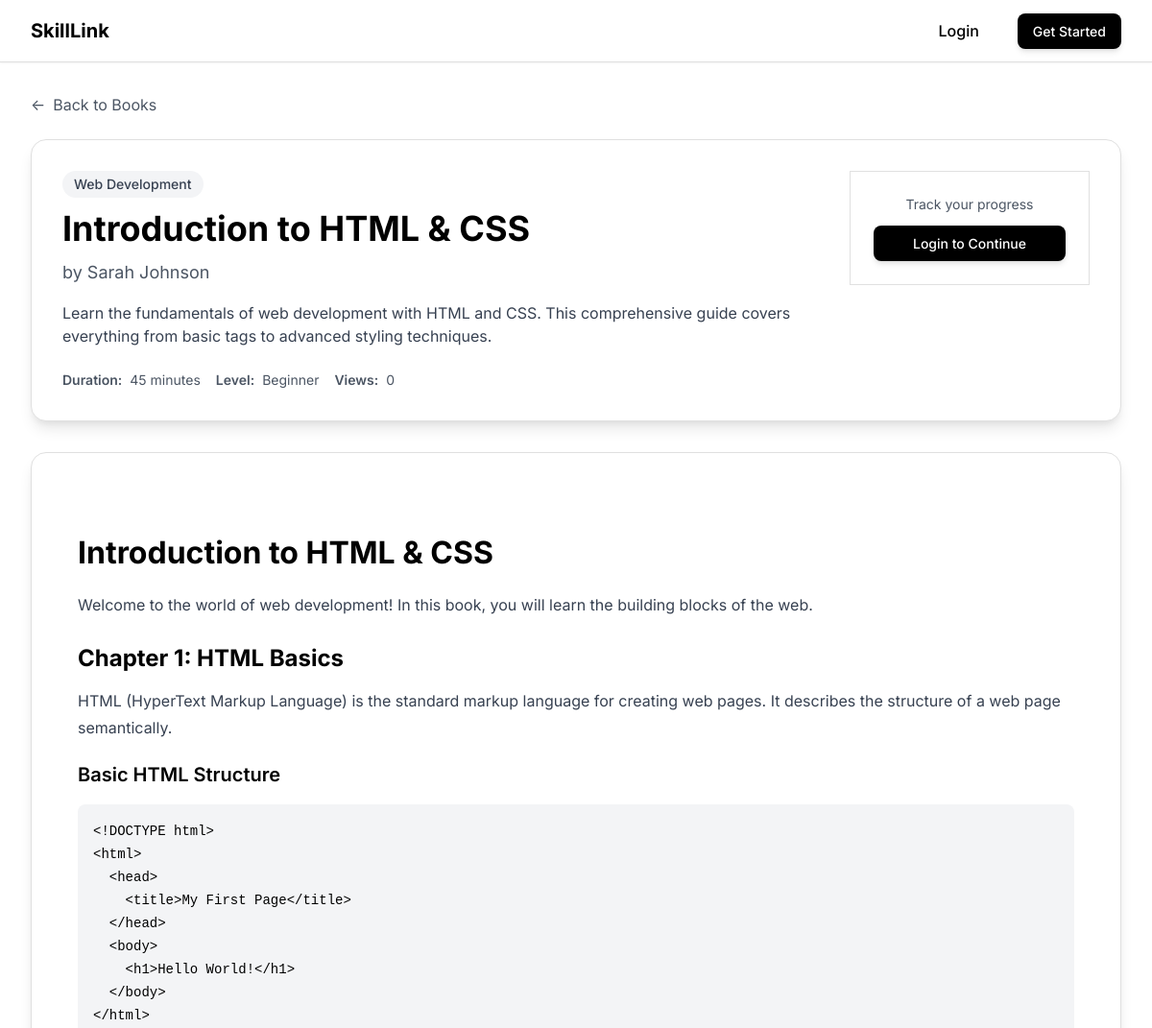
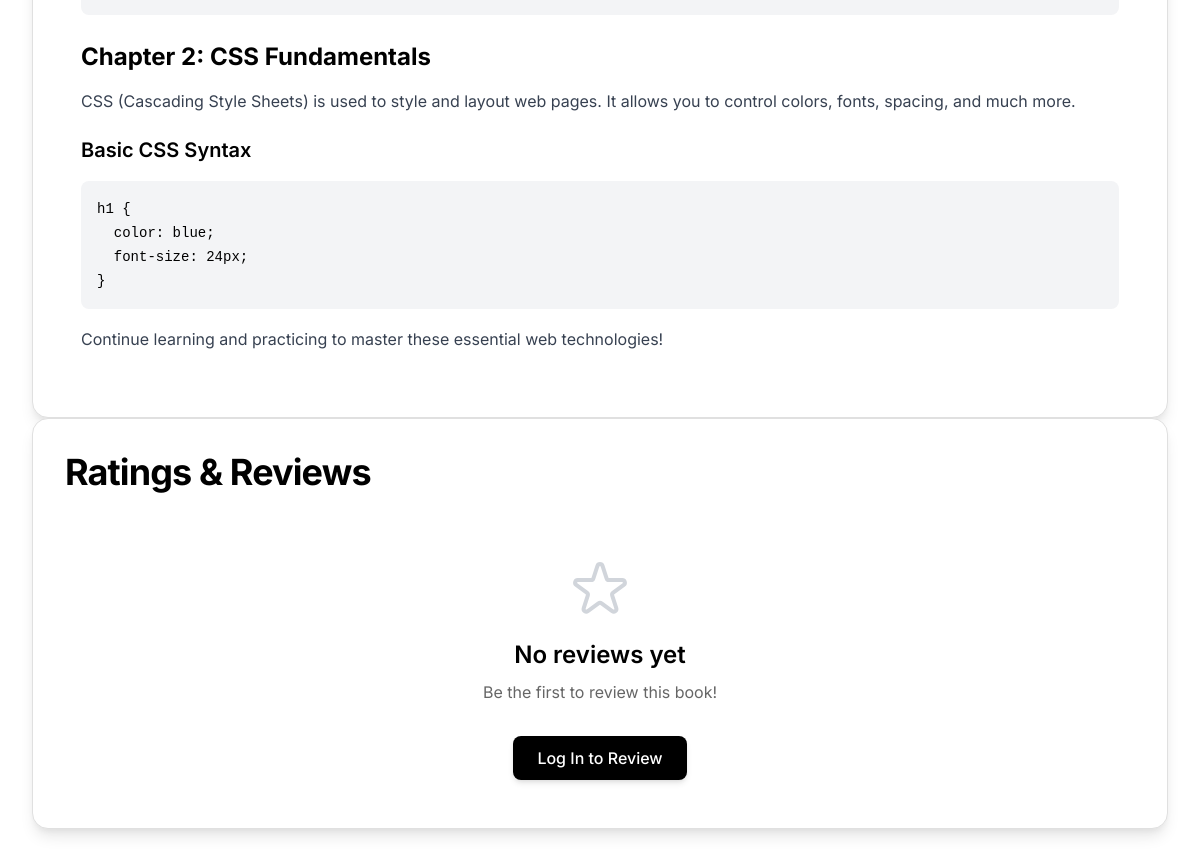
Page /book.php?id=1 on the committed database (2 pictures, top to bottom).
### tables this page shows
CREATE TABLE IF NOT EXISTS books (
    id INT AUTO_INCREMENT PRIMARY KEY,
    title VARCHAR(255) NOT NULL,
    description TEXT,
    content LONGTEXT,
    author VARCHAR(100),
    category_id INT,
    cover_image VARCHAR(255) DEFAULT NULL,
    difficulty_level ENUM('beginner', 'intermediate', 'advanced') DEFAULT 'beginner',
    estimated_duration INT DEFAULT 30 COMMENT 'Estimated reading time in minutes',
    is_featured BOOLEAN DEFAULT FALSE,
    views_count INT DEFAULT 0,
    created_at TIMESTAMP DEFAULT CURRENT_TIMESTAMP,
    updated_at TIMESTAMP DEFAULT CURRENT_TIMESTAMP ON UPDATE CURRENT_TIMESTAMP,
    FOREIGN KEY (category_id) REFERENCES categories(id) ON DELETE SET NULL,
    INDEX idx_category (category_id),
    INDEX idx_difficulty (difficulty_level),
    INDEX idx_featured (is_featured),
    INDEX idx_created (created_at)
);

CREATE TABLE IF NOT EXISTS categories (
    id INT AUTO_INCREMENT PRIMARY KEY,
    name VARCHAR(100) NOT NULL UNIQUE,
    slug VARCHAR(100) NOT NULL UNIQUE,
    description TEXT,
    icon VARCHAR(50) DEFAULT 'book',
    created_at TIMESTAMP DEFAULT CURRENT_TIMESTAMP,
    INDEX idx_slug (slug)
);

### src/controllers/BookController.php (called while the page is built, shortened)
<?php
require_once __DIR__ . '/../models/Book.php';
class BookController
{
    private $bookModel;
    public function __construct($pdo) {
        $this->bookModel = new Book($pdo);
    }
    public function getBook($bookId, $userId = null) {
        $book = $this->bookModel->getById($bookId);
        return $book;
    }
    public function trackView($bookId, $userId = null) {
        $this->bookModel->incrementViews($bookId);
    }
}

### src/models/Book.php (called while the page is built, shortened)
<?php
class Book
{
    private $pdo;
    public function __construct($pdo) {
        $this->pdo = $pdo;
    }
    public function getById($id) {
        $sql = "SELECT b.*, c.name as category_name, c.slug as category_slug
                FROM books b
                LEFT JOIN categories c ON b.category_id = c.id
                WHERE b.id = :id
                LIMIT 1";
        $stmt = $this->pdo->prepare($sql);
        $stmt->execute([':id' => $id]);
        return $stmt->fetch();
    }
}

### public/book.php (the view, shortened to what this page needs)
<?php
require_once '../src/config/database.php';
require_once '../src/controllers/BookController.php';
$bookId = intval($_GET['id']);
$userId = isset($_SESSION['user_id']) ? $_SESSION['user_id'] : null;
$bookController = new BookController($pdo);
$book = $bookController->getBook($bookId, $userId);
require_once '../src/includes/header.php';
?>
<div class="min-h-screen bg-white">
    <div class="container-custom py-8">
        <div class="mb-6 animate-fade-in">
            <a href="books.php" class="inline-flex items-center text-gray-600 hover:text-black transition-colors">
                <span class="mr-2">←</span> Back to Books
            </a>
        </div>
        <div class="mb-8 animate-slide-up" style="animation-delay: 50ms;">
            <div class="card p-8">
                <div class="flex flex-col md:flex-row md:items-start md:justify-between gap-6">
                    <div class="flex-1">
                        <?php if ($book['category_name']): ?>
                            <div class="mb-3">
                                <span class="inline-block px-3 py-1 bg-gray-100 text-gray-700 text-sm font-medium rounded-full">
                                    <?php echo htmlspecialchars($book['category_name']); ?>
                                </span>
                            </div>
                        <?php endif; ?>
                        <h1 class="text-4xl font-bold text-black mb-3">
                            <?php echo htmlspecialchars($book['title']); ?>
                        </h1>
                        <?php if ($book['author']): ?>
                            <p class="text-lg text-gray-600 mb-4">
                                by <?php echo htmlspecialchars($book['author']); ?>
                            </p>
                        <?php endif; ?>
                        <p class="text-gray-700 mb-6">
                            <?php echo htmlspecialchars($book['description']); ?>
                        </p>
                        <div class="flex flex-wrap gap-4 text-sm text-gray-600">
                            <div class="flex items-center gap-2">
                                <span class="font-semibold">Duration:</span>
                                <span><?php echo $book['estimated_duration']; ?> minutes</span>
                            </div>
                            <div class="flex items-center gap-2">
                                <span class="font-semibold">Level:</span>
                                <span class="capitalize"><?php echo htmlspecialchars($book['difficulty_level']); ?></span>
                            </div>
                            <div class="flex items-center gap-2">
                                <span class="font-semibold">Views:</span>
                                <span><?php echo number_format($book['views_count']); ?></span>
                            </div>
                        </div>
                    </div>
                    <?php if ($userId && isset($book['user_progress'])): ?>
                        <div class="card-flat p-6 min-w-[250px]">
                            <h3 class="font-semibold text-black mb-3">Your Progress</h3>
                            <div class="mb-3">
                                <div class="flex justify-between text-sm mb-1">
                                    <span class="text-gray-600">Progress</span>
                                    <span class="font-semibold text-black">
                                        <?php echo round($book['user_progress']['progress_percentage']); ?>%
                                    </span>
                                </div>
                                <div class="w-full bg-gray-200 rounded-full h-2">
                                    <div class="bg-black h-2 rounded-full transition-all"
                                         style="width: <?php echo $book['user_progress']['progress_percentage']; ?>%">
                                    </div>
                                </div>
                            </div>
                            <p class="text-xs text-gray-500 capitalize">
                                Status: <?php echo str_replace('_', ' ', $book['user_progress']['status']); ?>
                            </p>
                        </div>
                    <?php elseif (!$userId): ?>
                        <div class="card-flat p-6 min-w-[250px] text-center">
                            <p class="text-sm text-gray-600 mb-3">Track your progress</p>
                            <a href="login.php" class="btn btn-primary btn-sm w-full">Login to Continue</a>
                        </div>
                    <?php endif; ?>
                </div>
            </div>
        </div>
        <div class="animate-slide-up" style="animation-delay: 100ms;">
            <div class="card p-8 md:p-12">
                <div class="prose prose-lg max-w-none">
                    <?php echo $book['content']; ?>
                </div>
            </div>
        </div>
        <?php require_once '../src/includes/components/review-section.php'; ?>
    </div>
</div>
<?php require_once '../src/includes/footer.php'; ?>

### public/assets/css/variables.css (style rules this page uses)
:root { --color-primary: #000000; --color-primary-light: #333333; --color-secondary: #000000; --color-success: #10b981; --color-danger: #dc2626; --color-warning: #f59e0b; --color-info: #3b82f6; --color-bg-primary: #FFFFFF; --color-bg-secondary: #FAFAFA; --color-bg-tertiary: #F5F5F5; --color-text-primary: #000000; --color-text-secondary: #666666; --color-text-tertiary: #999999; --color-text-muted: #666666; --color-border: #E0E0E0; --color-border-light: #F0F0F0; --color-border-dark: #D0D0D0; --gradient-primary: linear-gradient(135deg, #000000 0%, #333333 100%); --gradient-secondary: linear-gradient(135deg, #000000 0%, #333333 100%); --gradient-hero: linear-gradient(180deg, #FFFFFF 0%, #FAFAFA 100%); --gradient-card: linear-gradient(135deg, rgba(255,255,255,0.9) 0%, rgba(255,255,255,0.6) 100%); --shadow-xs: 0 1px 2px 0 rgba(0, 0, 0, 0.03); --shadow-sm: 0 1px 2px 0 rgba(0, 0, 0, 0.05); --shadow-md: 0 4px 6px -1px rgba(0, 0, 0, 0.1), 0 2px 4px -1px rgba(0, 0, 0, 0.06); --shadow-lg: 0 10px 15px -3px rgba(0, 0, 0, 0.1), 0 4px 6px -2px rgba(0, 0, 0, 0.05); --shadow-xl: 0 20px 25px -5px rgba(0, 0, 0, 0.1), 0 10px 10px -5px rgba(0, 0, 0, 0.04); --shadow-2xl: 0 25px 50px -12px rgba(0, 0, 0, 0.25); --shadow-glow: 0 0 20px rgba(0, 0, 0, 0.1); --shadow-focus: 0 0 0 3px rgba(0, 0, 0, 0.2); --transition-fast: 150ms cubic-bezier(0.4, 0, 0.2, 1); --transition-base: 200ms cubic-bezier(0.4, 0, 0.2, 1); --transition-slow: 300ms cubic-bezier(0.4, 0, 0.2, 1); --transition-slower: 500ms cubic-bezier(0.4, 0, 0.2, 1); --radius-sm: 0.25rem; --radius-md: 0.5rem; --radius-lg: 0.75rem; --radius-xl: 1rem; --radius-2xl: 1.5rem; --radius-full: 9999px; --spacing-xs: 0.25rem; --spacing-sm: 0.5rem; --spacing-md: 1rem; --spacing-lg: 1.5rem; --spacing-xl: 2rem; --spacing-2xl: 3rem; --spacing-3xl: 4rem; --text-xs: 0.75rem; --text-sm: 0.875rem; --text-base: 1rem; --text-lg: 1.125rem; --text-xl: 1.25rem; --text-2xl: 1.5rem; --text-3xl: 1.875rem; --text-4xl: 2.25rem; --text-5xl: 3rem; --font-light: 300; --font-normal: 400; --font-medium: 500; --font-semibold: 600; --font-bold: 700; --font-extrabold: 800; --z-dropdown: 1000; --z-sticky: 1020; --z-fixed: 1030; --z-modal-backdrop: 1040; --z-modal: 1050; --z-popover: 1060; --z-tooltip: 1070; }

### public/assets/css/animations.css (style rules this page uses)
.animate-fade-in { animation: fadeIn var(--transition-slow) ease-out; }
.animate-slide-up { animation: slideInUp var(--transition-slow) ease-out; }

### public/assets/css/typography.css (style rules this page uses)
.text-sm { font-size: var(--text-sm); }
.text-lg { font-size: var(--text-lg); }
.text-4xl { font-size: var(--text-4xl); }
.font-medium { font-weight: var(--font-medium); }
.font-semibold { font-weight: var(--font-semibold); }
.font-bold { font-weight: var(--font-bold); }
.text-black { color: #000000; }
.text-center { text-align: center; }

### public/assets/css/buttons.css (style rules this page uses)
.btn { padding: 0.625rem 1.5rem; border-radius: var(--radius-md); font-weight: var(--font-medium); font-size: var(--text-base); line-height: 1.5; transition: all var(--transition-base); display: inline-flex; align-items: center; justify-content: center; gap: var(--spacing-sm); outline: none; cursor: pointer; border: none; text-decoration: none; white-space: nowrap; }
.btn-primary { background: var(--color-primary); color: #FFFFFF; box-shadow: var(--shadow-md); }
.btn-sm { padding: 0.5rem 1rem; font-size: var(--text-sm); }

### public/assets/css/cards.css (style rules this page uses)
.card { background-color: var(--color-bg-primary); border-radius: var(--radius-xl); box-shadow: var(--shadow-lg); border: 1px solid var(--color-border); overflow: hidden; transition: all var(--transition-base); }
.card-flat { box-shadow: none; border: 1px solid var(--color-border); }

### public/assets/css/layout.css (style rules this page uses)
.container-custom { max-width: 100%; width: 100%; padding-left: var(--spacing-md); padding-right: var(--spacing-md); }
@media (min-width: 640px) { .container-custom { padding-left: var(--spacing-lg); padding-right: var(--spacing-lg); } }
@media (min-width: 1024px) { .container-custom { padding-left: var(--spacing-xl); padding-right: var(--spacing-xl); } }
.flex-wrap { flex-wrap: wrap; }
.w-full { width: 100%; }
.min-h-screen { min-height: 100vh; }

### src/includes/header.php (style rules this page uses)
body { font-family: 'Inter', -apple-system, BlinkMacSystemFont, 'Segoe UI', sans-serif; }

### rows in the picture
books: category.name "Web Development", title "Introduction to HTML & CSS", author "Sarah Johnson", description "Learn the fundamentals of web development with HTML and CSS. This comprehensive guide covers everything from basic tags to advanced styling techniques.", estimated_duration "45", difficulty_level "Beginner", views_count "0", content "Introduction to HTML & CSS Welcome to the world of web development! In this book, you will learn the building blocks of the web. Chapter 1: HTML Basics HTML (HyperText Markup Language) is the standard markup language for creating web pages. It describes the structure of a web page semantically. Basic HTML Structure <!DOCTYPE html> <html> <head> <title>My First Page</title> </head> <body> <h1>Hello World!</h1> </body> </html> Chapter 2: CSS Fundamentals CSS (Cascading Style Sheets) is used to style and layout web pages. It allows you to control colors, fonts, spacing, and much more. Basic CSS Syntax h1 { color: blue; font-size: 24px; } Continue learning and practicing to master these…"
